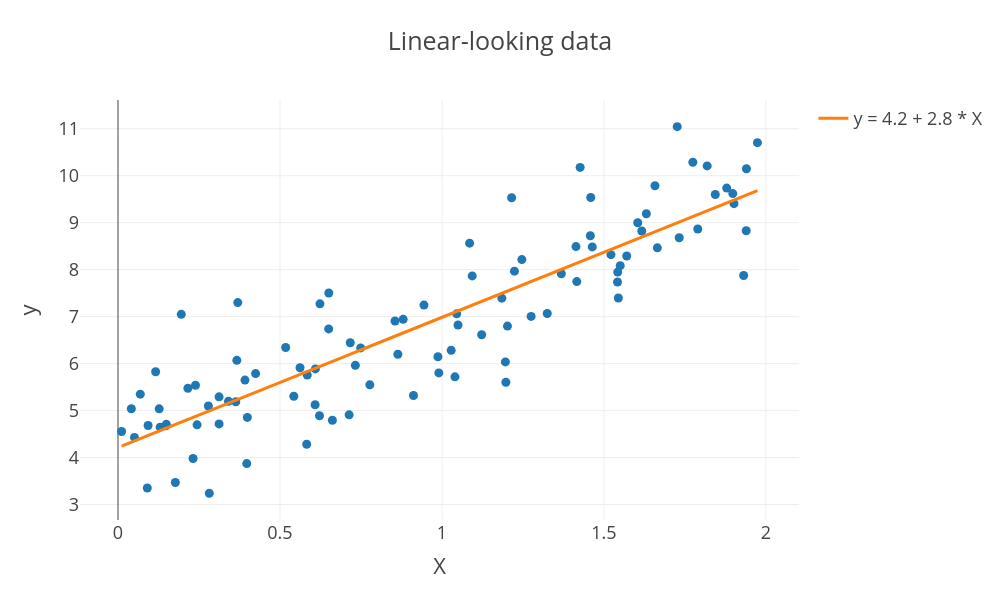

Notebook code cell kept with this figure:
### Code cell
intercept = round(weight_best[0][0], 1)
slope = round(weight_best[1][0], 1)

fig = px.scatter(x=X.flatten(), y=y.flatten(), title='Linear-looking data', labels={'x': 'X', 'y': 'y'}, width=1000, height=600)

# add the predicted values to the plot (as a line with diffferent color)
fig.add_scatter(x=X.flatten(), y=y_pred.flatten(), mode='lines', name='y = {} + {} * X'.format(intercept , slope))
